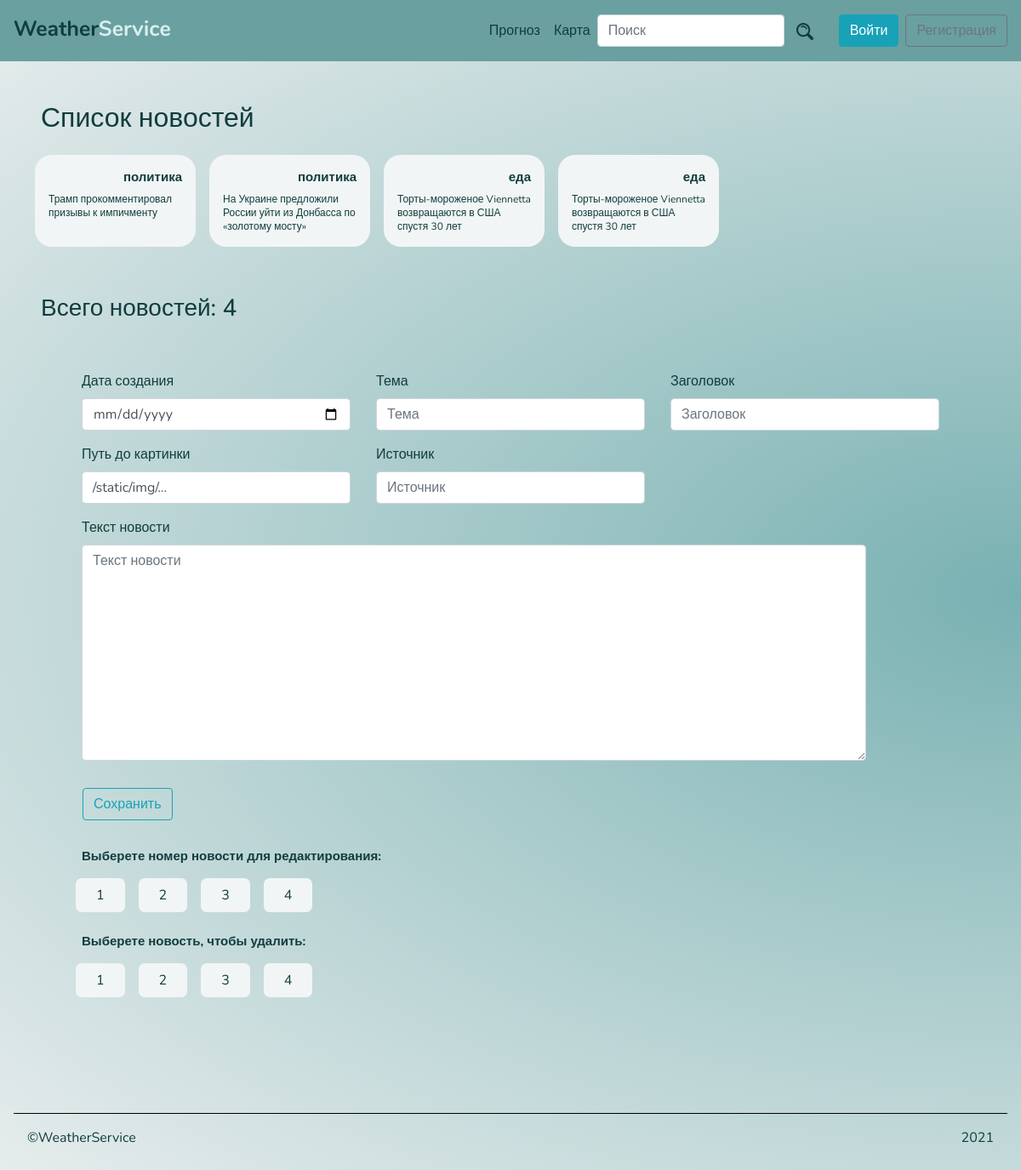
Before: /advertices/ with the older database file.
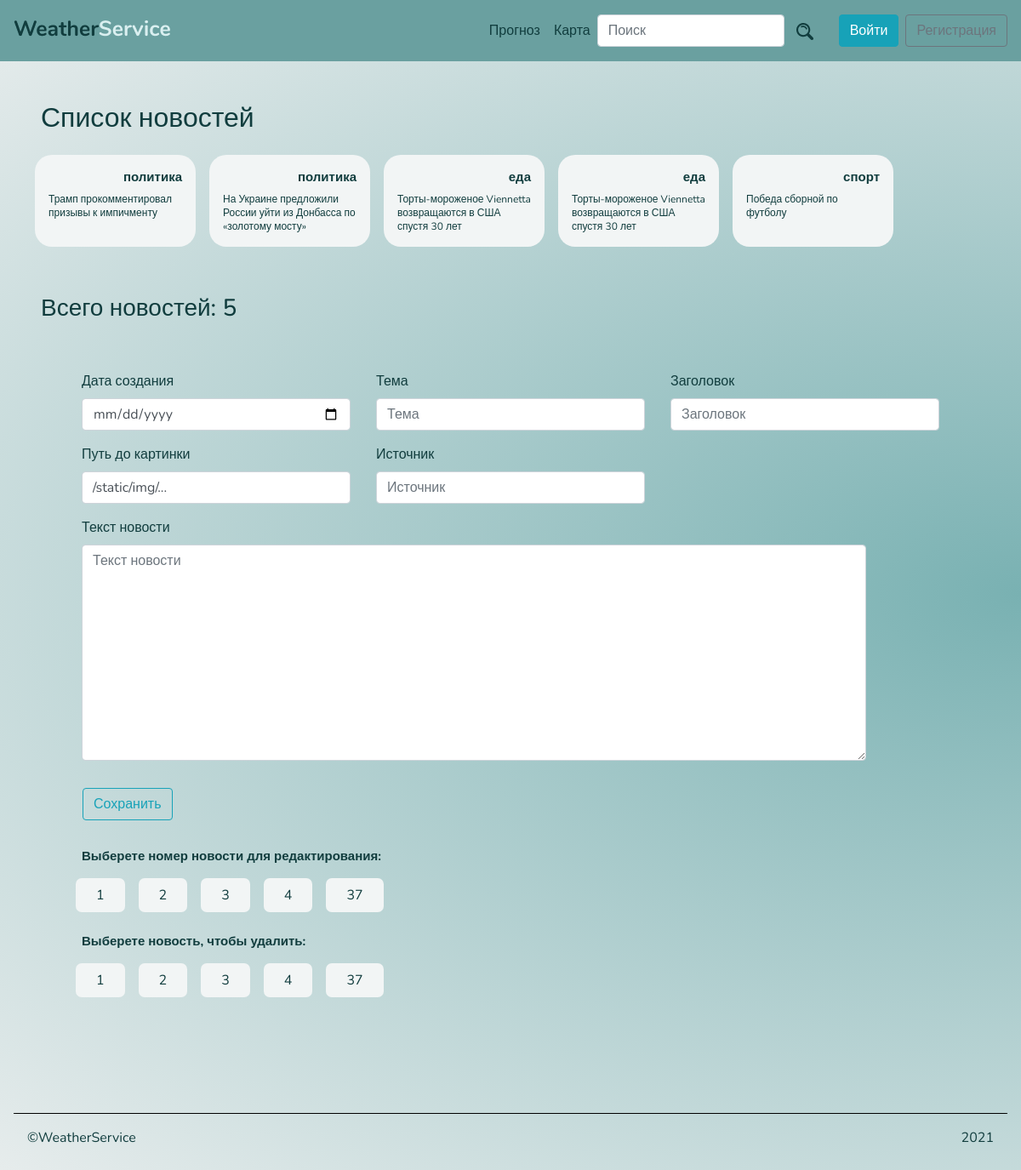
After: the same page with the newer database file.
### weatherService/apps/articles/models.py (models this page shows, shortened)
class New (models.Model):
    date = models.DateField('Date')
    subject = models.CharField('Subject of the News', max_length=100)
    heading = models.TextField('Heading')
    picture = models.CharField('Way to the picture', max_length=100)
    description = models.TextField('Description')
    source = models.CharField('Source', max_length=100)

### weatherService/apps/articles/views.py (the view)
# urls.py: path('', views.adv, name = 'adv'),
def adv(request):
    news_list = New.objects.all()
    news_count = New.objects.count()
    message_success = ''
    form = NewsForm(request.POST)
    if form.is_valid():
        form.save()
        message_success = 'Запись успешно добавлена!'
    return render(
        request,
        'weather/news.html',
        {
            'news_list' : news_list,
            'news_count' : news_count,
            'form' : form,
            'message_success' : message_success,
        }
    )

### weatherService/templates/weather/news.html (shortened to what this page needs)
{% extends 'base.html' %}
{% load static %}
{% block content %}
<div class="container-fluid p-5">
    <h2 class="mb-3">Список новостей</h2>
    <div class="row">
        {% if news_list %}
            {% for new in news_list %}
                <div class="m-2 container-20 col-5 col-md-3 col-lg-2 p-3">
                    <div class="">
                      <h4 class="text-right">{{ new.subject }}</h4>
                      <p class="ms-text m-0">{{ new.heading }}</p>
                    </div>
                </div>
            {% endfor %}
        {% endif %}
      </div>
      <h3 class="mt-5">Всего новостей: {{ news_count }}</h3>
      <form method="POST" class="row p-3 p-sm-5">
        <div class="col-12 col-md-4 form-group">
          <label for="date">Дата создания</label>
          {{ form.date }}
        </div>
        <div class="col-12 col-md-4 form-group">
          <label for="subject">Тема</label>
          {{ form.subject }}
        </div>
        <div class="col-12 col-md-4 form-group">
            <label for="heading">Заголовок</label>
            {{ form.heading }}
          </div>
        <div class="col-12 col-md-4 form-group">
            <label for="way">Путь до картинки</label>
            {{ form.picture }}
          </div>
        <div class="col-12 col-md-4 form-group">
            <label for="source">Источник</label>
            {{ form.source }}
        </div>
        <div class="col-12 col-md-11 form-group">
                <label for="description">Текст новости </label>
                {{ form.description }}
        </div>
        <button type="submit" class="btn btn-outline-info m-3">Сохранить</button> <br>
        <h4 class="col-12 mt-3">Выберете номер новости для редактирования:</h4>
        <div class="d-flex flex-wrap">
            {% if news_list %}
            {% for new in news_list %}
              <div class="container-7 px-4 py-2 m-2">
                  <a href="{% url 'advertices:news-update' new.id %}" class="text-darkBlue">{{ new.id }}</a>
              </div>
              {% endfor %}
            {% endif %}
          </div>
          <h4 class="col-12 mt-3">Выберете новость, чтобы удалить:</h4>
          <div class="d-flex flex-wrap">
            {% if news_list %}
            {% for new in news_list %}
            <div class="container-7 px-4 py-2 m-2">
                <a href="{% url 'advertices:news-delete' new.id %}" class="text-darkBlue ">{{ new.id }}</a>
            </div>
              {% endfor %}
            {% endif %}
          </div>
      </form>
  </div>
{% endblock %}

Changed rows visible on the page:
added New: subject "спорт", heading "Победа сборной по футболу", id "37"
Other visible differences:
{{ news_count }}: "4" → "5"
